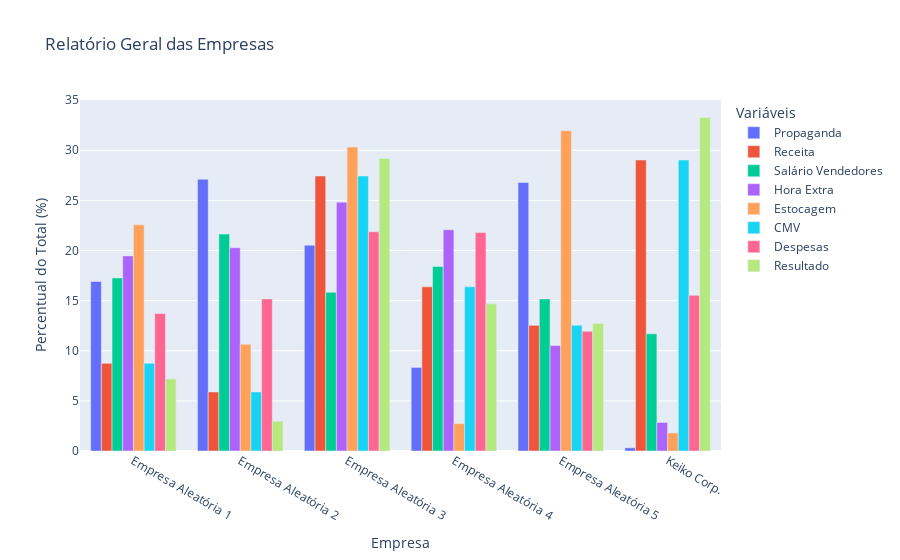
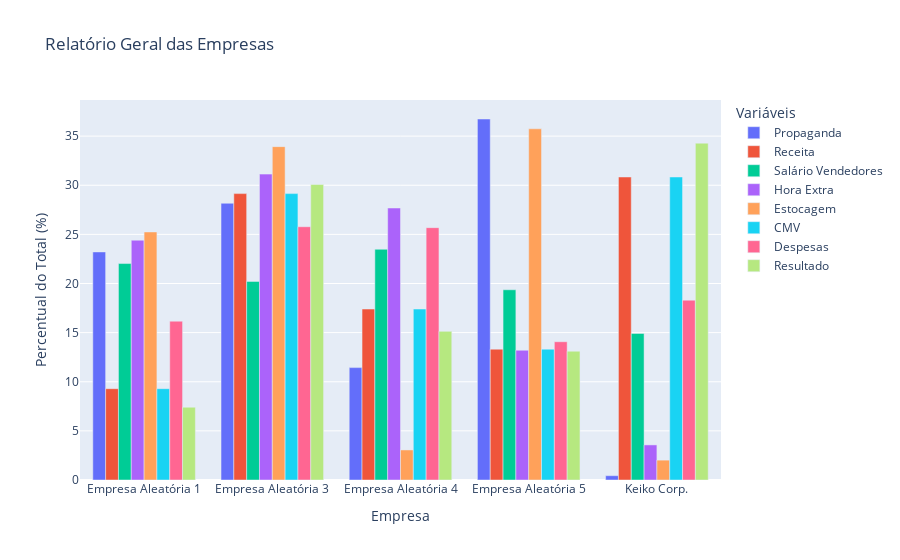
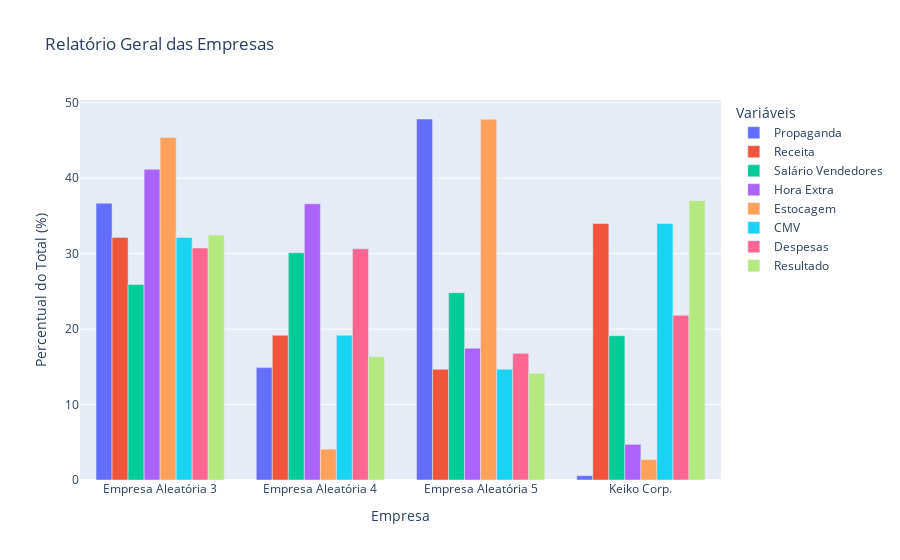
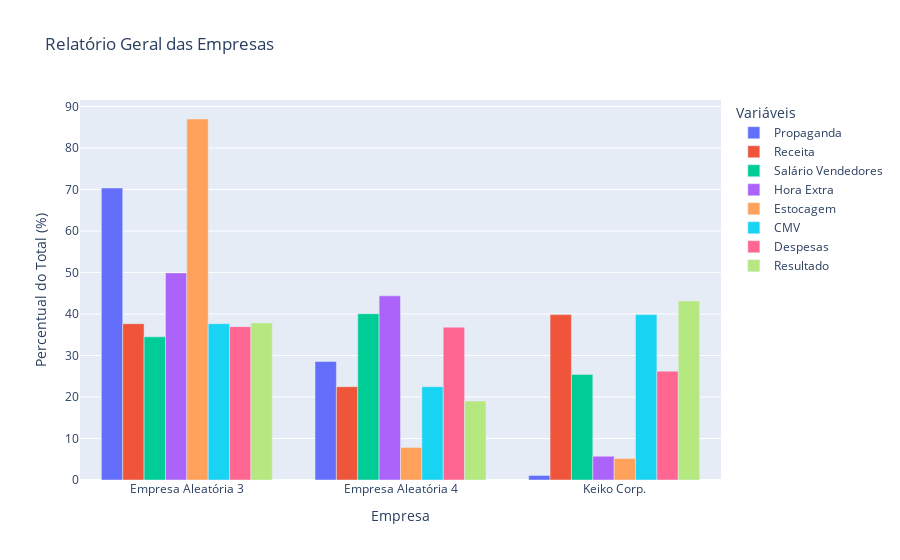

Notebook code for these charts, in order:
### Markdown cell above
### With Rounds

### Code cell
for i in range(5):
    print(f"\nRound {i + 1}")
    # se existe só uma empresa, não precisa rodar o simulador
    if len(simulador.empresas) == 1:
        simulador.proximo_round()
        break
    
    simulador.calcular_e_exibir_resultados()

    # se existe mais de uma empresa, plota os gráficos
    if len(simulador.empresas) > 1:
        simulador.plotar_grafico_lucro()
        simulador.plotar_grafico_relatorio_geral()

    # mostra os resultados do round
    simulador.proximo_round()
    time.sleep(3)

### Figure 1 — Plotly figure (JSON) as saved in the notebook; plotly's stock layout.template omitted (floating-point values rounded to 4 significant figures)
{"data": [{"alignmentgroup": "True", "hovertemplate": "Variáveis=Propaganda<br>Empresa=%{x}<br>Percentual do Total (%)=%{y}<extra></extra>", "legendgroup": "Propaganda", "marker": {"color": "#636efa", "pattern": {"shape": ""}}, "name": "Propaganda", "offsetgroup": "Propaganda", "orientation": "v", "showlegend": true, "textposition": "auto", "type": "bar", "x": ["Empresa Aleatória 1", "Empresa Aleatória 2", "Empresa Aleatória 3", "Empresa Aleatória 4", "Empresa Aleatória 5", "Keiko Corp."], "xaxis": "x", "y": [16.92, 27.11, 20.53, 8.337, 26.78, 0.3197], "yaxis": "y"}, {"alignmentgroup": "True", "hovertemplate": "Variáveis=Receita<br>Empresa=%{x}<br>Percentual do Total (%)=%{y}<extra></extra>", "legendgroup": "Receita", "marker": {"color": "#EF553B", "pattern": {"shape": ""}}, "name": "Receita", "offsetgroup": "Receita", "orientation": "v", "showlegend": true, "textposition": "auto", "type": "bar", "x": ["Empresa Aleatória 1", "Empresa Aleatória 2", "Empresa Aleatória 3", "Empresa Aleatória 4", "Empresa Aleatória 5", "Keiko Corp."], "xaxis": "x", "y": [8.746, 5.889, 27.43, 16.38, 12.53, 29.02], "yaxis": "y"}, {"alignmentgroup": "True", "hovertemplate": "Variáveis=Salário Vendedores<br>Empresa=%{x}<br>Percentual do Total (%)=%{y}<extra></extra>", "legendgroup": "Salário Vendedores", "marker": {"color": "#00cc96", "pattern": {"shape": ""}}, "name": "Salário Vendedores", "offsetgroup": "Salário Vendedores", "orientation": "v", "showlegend": true, "textposition": "auto", "type": "bar", "x": ["Empresa Aleatória 1", "Empresa Aleatória 2", "Empresa Aleatória 3", "Empresa Aleatória 4", "Empresa Aleatória 5", "Keiko Corp."], "xaxis": "x", "y": [17.26, 21.64, 15.84, 18.4, 15.17, 11.69], "yaxis": "y"}, {"alignmentgroup": "True", "hovertemplate": "Variáveis=Hora Extra<br>Empresa=%{x}<br>Percentual do Total (%)=%{y}<extra></extra>", "legendgroup": "Hora Extra", "marker": {"color": "#ab63fa", "pattern": {"shape": ""}}, "name": "Hora Extra", "offsetgroup": "Hora Extra", "orientation": "v", "showlegend": true, "textposition": "auto", "type": "bar", "x": ["Empresa Aleatória 1", "Empresa Aleatória 2", "Empresa Aleatória 3", "Empresa Aleatória 4", "Empresa Aleatória 5", "Keiko Corp."], "xaxis": "x", "y": [19.46, 20.27, 24.82, 22.07, 10.53, 2.848], "yaxis": "y"}, {"alignmentgroup": "True", "hovertemplate": "Variáveis=Estocagem<br>Empresa=%{x}<br>Percentual do Total (%)=%{y}<extra></extra>", "legendgroup": "Estocagem", "marker": {"color": "#FFA15A", "pattern": {"shape": ""}}, "name": "Estocagem", "offsetgroup": "Estocagem", "orientation": "v", "showlegend": true, "textposition": "auto", "type": "bar", "x": ["Empresa Aleatória 1", "Empresa Aleatória 2", "Empresa Aleatória 3", "Empresa Aleatória 4", "Empresa Aleatória 5", "Keiko Corp."], "xaxis": "x", "y": [22.56, 10.65, 30.32, 2.732, 31.94, 1.806], "yaxis": "y"}, {"alignmentgroup": "True", "hovertemplate": "Variáveis=CMV<br>Empresa=%{x}<br>Percentual do Total (%)=%{y}<extra></extra>", "legendgroup": "CMV", "marker": {"color": "#19d3f3", "pattern": {"shape": ""}}, "name": "CMV", "offsetgroup": "CMV", "orientation": "v", "showlegend": true, "textposition": "auto", "type": "bar", "x": ["Empresa Aleatória 1", "Empresa Aleatória 2", "Empresa Aleatória 3", "Empresa Aleatória 4", "Empresa Aleatória 5", "Keiko Corp."], "xaxis": "x", "y": [8.746, 5.889, 27.43, 16.38, 12.53, 29.02], "yaxis": "y"}, {"alignmentgroup": "True", "hovertemplate": "Variáveis=Despesas<br>Empresa=%{x}<br>Percentual do Total (%)=%{y}<extra></extra>", "legendgroup": "Despesas", "marker": {"color": "#FF6692", "pattern": {"shape": ""}}, "name": "Despesas", "offsetgroup": "Despesas", "orientation": "v", "showlegend": true, "textposition": "auto", "type": "bar", "x": ["Empresa Aleatória 1", "Empresa Aleatória 2", "Empresa Aleatória 3", "Empresa Aleatória 4", "Empresa Aleatória 5", "Keiko Corp."], "xaxis": "x", "y": [13.71, 15.17, 21.87, 21.79, 11.94, 15.52], "yaxis": "y"}, {"alignmentgroup": "True", "hovertemplate": "Variáveis=Resultado<br>Empresa=%{x}<br>Percentual do Total (%)=%{y}<extra></extra>", "legendgroup": "Resultado", "marker": {"color": "#B6E880", "pattern": {"shape": ""}}, "name": "Resultado", "offsetgroup": "Resultado", "orientation": "v", "showlegend": true, "textposition": "auto", "type": "bar", "x": ["Empresa Aleatória 1", "Empresa Aleatória 2", "Empresa Aleatória 3", "Empresa Aleatória 4", "Empresa Aleatória 5", "Keiko Corp."], "xaxis": "x", "y": [7.186, 2.974, 29.18, 14.68, 12.72, 33.26], "yaxis": "y"}], "layout": {"barmode": "group", "legend": {"title": {"text": "Variáveis"}, "tracegroupgap": 0}, "title": {"text": "Relatório Geral das Empresas"}, "xaxis": {"anchor": "y", "domain": [0, 1], "title": {"text": "Empresa"}}, "yaxis": {"anchor": "x", "domain": [0, 1], "title": {"text": "Percentual do Total (%)"}}}}

### Figure 2 — Plotly figure (JSON) as saved in the notebook; plotly's stock layout.template omitted (floating-point values rounded to 4 significant figures)
{"data": [{"alignmentgroup": "True", "hovertemplate": "Variáveis=Propaganda<br>Empresa=%{x}<br>Percentual do Total (%)=%{y}<extra></extra>", "legendgroup": "Propaganda", "marker": {"color": "#636efa", "pattern": {"shape": ""}}, "name": "Propaganda", "offsetgroup": "Propaganda", "orientation": "v", "showlegend": true, "textposition": "auto", "type": "bar", "x": ["Empresa Aleatória 1", "Empresa Aleatória 3", "Empresa Aleatória 4", "Empresa Aleatória 5", "Keiko Corp."], "xaxis": "x", "y": [23.21, 28.17, 11.44, 36.74, 0.4386], "yaxis": "y"}, {"alignmentgroup": "True", "hovertemplate": "Variáveis=Receita<br>Empresa=%{x}<br>Percentual do Total (%)=%{y}<extra></extra>", "legendgroup": "Receita", "marker": {"color": "#EF553B", "pattern": {"shape": ""}}, "name": "Receita", "offsetgroup": "Receita", "orientation": "v", "showlegend": true, "textposition": "auto", "type": "bar", "x": ["Empresa Aleatória 1", "Empresa Aleatória 3", "Empresa Aleatória 4", "Empresa Aleatória 5", "Keiko Corp."], "xaxis": "x", "y": [9.293, 29.15, 17.4, 13.32, 30.84], "yaxis": "y"}, {"alignmentgroup": "True", "hovertemplate": "Variáveis=Salário Vendedores<br>Empresa=%{x}<br>Percentual do Total (%)=%{y}<extra></extra>", "legendgroup": "Salário Vendedores", "marker": {"color": "#00cc96", "pattern": {"shape": ""}}, "name": "Salário Vendedores", "offsetgroup": "Salário Vendedores", "orientation": "v", "showlegend": true, "textposition": "auto", "type": "bar", "x": ["Empresa Aleatória 1", "Empresa Aleatória 3", "Empresa Aleatória 4", "Empresa Aleatória 5", "Keiko Corp."], "xaxis": "x", "y": [22.03, 20.21, 23.48, 19.36, 14.91], "yaxis": "y"}, {"alignmentgroup": "True", "hovertemplate": "Variáveis=Hora Extra<br>Empresa=%{x}<br>Percentual do Total (%)=%{y}<extra></extra>", "legendgroup": "Hora Extra", "marker": {"color": "#ab63fa", "pattern": {"shape": ""}}, "name": "Hora Extra", "offsetgroup": "Hora Extra", "orientation": "v", "showlegend": true, "textposition": "auto", "type": "bar", "x": ["Empresa Aleatória 1", "Empresa Aleatória 3", "Empresa Aleatória 4", "Empresa Aleatória 5", "Keiko Corp."], "xaxis": "x", "y": [24.41, 31.13, 27.68, 13.2, 3.572], "yaxis": "y"}, {"alignmentgroup": "True", "hovertemplate": "Variáveis=Estocagem<br>Empresa=%{x}<br>Percentual do Total (%)=%{y}<extra></extra>", "legendgroup": "Estocagem", "marker": {"color": "#FFA15A", "pattern": {"shape": ""}}, "name": "Estocagem", "offsetgroup": "Estocagem", "orientation": "v", "showlegend": true, "textposition": "auto", "type": "bar", "x": ["Empresa Aleatória 1", "Empresa Aleatória 3", "Empresa Aleatória 4", "Empresa Aleatória 5", "Keiko Corp."], "xaxis": "x", "y": [25.25, 33.93, 3.058, 35.74, 2.021], "yaxis": "y"}, {"alignmentgroup": "True", "hovertemplate": "Variáveis=CMV<br>Empresa=%{x}<br>Percentual do Total (%)=%{y}<extra></extra>", "legendgroup": "CMV", "marker": {"color": "#19d3f3", "pattern": {"shape": ""}}, "name": "CMV", "offsetgroup": "CMV", "orientation": "v", "showlegend": true, "textposition": "auto", "type": "bar", "x": ["Empresa Aleatória 1", "Empresa Aleatória 3", "Empresa Aleatória 4", "Empresa Aleatória 5", "Keiko Corp."], "xaxis": "x", "y": [9.293, 29.15, 17.4, 13.32, 30.84], "yaxis": "y"}, {"alignmentgroup": "True", "hovertemplate": "Variáveis=Despesas<br>Empresa=%{x}<br>Percentual do Total (%)=%{y}<extra></extra>", "legendgroup": "Despesas", "marker": {"color": "#FF6692", "pattern": {"shape": ""}}, "name": "Despesas", "offsetgroup": "Despesas", "orientation": "v", "showlegend": true, "textposition": "auto", "type": "bar", "x": ["Empresa Aleatória 1", "Empresa Aleatória 3", "Empresa Aleatória 4", "Empresa Aleatória 5", "Keiko Corp."], "xaxis": "x", "y": [16.16, 25.78, 25.68, 14.07, 18.3], "yaxis": "y"}, {"alignmentgroup": "True", "hovertemplate": "Variáveis=Resultado<br>Empresa=%{x}<br>Percentual do Total (%)=%{y}<extra></extra>", "legendgroup": "Resultado", "marker": {"color": "#B6E880", "pattern": {"shape": ""}}, "name": "Resultado", "offsetgroup": "Resultado", "orientation": "v", "showlegend": true, "textposition": "auto", "type": "bar", "x": ["Empresa Aleatória 1", "Empresa Aleatória 3", "Empresa Aleatória 4", "Empresa Aleatória 5", "Keiko Corp."], "xaxis": "x", "y": [7.407, 30.07, 15.13, 13.11, 34.28], "yaxis": "y"}], "layout": {"barmode": "group", "legend": {"title": {"text": "Variáveis"}, "tracegroupgap": 0}, "title": {"text": "Relatório Geral das Empresas"}, "xaxis": {"anchor": "y", "domain": [0, 1], "title": {"text": "Empresa"}}, "yaxis": {"anchor": "x", "domain": [0, 1], "title": {"text": "Percentual do Total (%)"}}}}

### Figure 3 — Plotly figure (JSON) as saved in the notebook; plotly's stock layout.template omitted (floating-point values rounded to 4 significant figures)
{"data": [{"alignmentgroup": "True", "hovertemplate": "Variáveis=Propaganda<br>Empresa=%{x}<br>Percentual do Total (%)=%{y}<extra></extra>", "legendgroup": "Propaganda", "marker": {"color": "#636efa", "pattern": {"shape": ""}}, "name": "Propaganda", "offsetgroup": "Propaganda", "orientation": "v", "showlegend": true, "textposition": "auto", "type": "bar", "x": ["Empresa Aleatória 3", "Empresa Aleatória 4", "Empresa Aleatória 5", "Keiko Corp."], "xaxis": "x", "y": [36.68, 14.9, 47.85, 0.5711], "yaxis": "y"}, {"alignmentgroup": "True", "hovertemplate": "Variáveis=Receita<br>Empresa=%{x}<br>Percentual do Total (%)=%{y}<extra></extra>", "legendgroup": "Receita", "marker": {"color": "#EF553B", "pattern": {"shape": ""}}, "name": "Receita", "offsetgroup": "Receita", "orientation": "v", "showlegend": true, "textposition": "auto", "type": "bar", "x": ["Empresa Aleatória 3", "Empresa Aleatória 4", "Empresa Aleatória 5", "Keiko Corp."], "xaxis": "x", "y": [32.14, 19.18, 14.68, 34.0], "yaxis": "y"}, {"alignmentgroup": "True", "hovertemplate": "Variáveis=Salário Vendedores<br>Empresa=%{x}<br>Percentual do Total (%)=%{y}<extra></extra>", "legendgroup": "Salário Vendedores", "marker": {"color": "#00cc96", "pattern": {"shape": ""}}, "name": "Salário Vendedores", "offsetgroup": "Salário Vendedores", "orientation": "v", "showlegend": true, "textposition": "auto", "type": "bar", "x": ["Empresa Aleatória 3", "Empresa Aleatória 4", "Empresa Aleatória 5", "Keiko Corp."], "xaxis": "x", "y": [25.92, 30.12, 24.83, 19.13], "yaxis": "y"}, {"alignmentgroup": "True", "hovertemplate": "Variáveis=Hora Extra<br>Empresa=%{x}<br>Percentual do Total (%)=%{y}<extra></extra>", "legendgroup": "Hora Extra", "marker": {"color": "#ab63fa", "pattern": {"shape": ""}}, "name": "Hora Extra", "offsetgroup": "Hora Extra", "orientation": "v", "showlegend": true, "textposition": "auto", "type": "bar", "x": ["Empresa Aleatória 3", "Empresa Aleatória 4", "Empresa Aleatória 5", "Keiko Corp."], "xaxis": "x", "y": [41.18, 36.62, 17.47, 4.725], "yaxis": "y"}, {"alignmentgroup": "True", "hovertemplate": "Variáveis=Estocagem<br>Empresa=%{x}<br>Percentual do Total (%)=%{y}<extra></extra>", "legendgroup": "Estocagem", "marker": {"color": "#FFA15A", "pattern": {"shape": ""}}, "name": "Estocagem", "offsetgroup": "Estocagem", "orientation": "v", "showlegend": true, "textposition": "auto", "type": "bar", "x": ["Empresa Aleatória 3", "Empresa Aleatória 4", "Empresa Aleatória 5", "Keiko Corp."], "xaxis": "x", "y": [45.39, 4.09, 47.82, 2.704], "yaxis": "y"}, {"alignmentgroup": "True", "hovertemplate": "Variáveis=CMV<br>Empresa=%{x}<br>Percentual do Total (%)=%{y}<extra></extra>", "legendgroup": "CMV", "marker": {"color": "#19d3f3", "pattern": {"shape": ""}}, "name": "CMV", "offsetgroup": "CMV", "orientation": "v", "showlegend": true, "textposition": "auto", "type": "bar", "x": ["Empresa Aleatória 3", "Empresa Aleatória 4", "Empresa Aleatória 5", "Keiko Corp."], "xaxis": "x", "y": [32.14, 19.18, 14.68, 34.0], "yaxis": "y"}, {"alignmentgroup": "True", "hovertemplate": "Variáveis=Despesas<br>Empresa=%{x}<br>Percentual do Total (%)=%{y}<extra></extra>", "legendgroup": "Despesas", "marker": {"color": "#FF6692", "pattern": {"shape": ""}}, "name": "Despesas", "offsetgroup": "Despesas", "orientation": "v", "showlegend": true, "textposition": "auto", "type": "bar", "x": ["Empresa Aleatória 3", "Empresa Aleatória 4", "Empresa Aleatória 5", "Keiko Corp."], "xaxis": "x", "y": [30.75, 30.64, 16.79, 21.83], "yaxis": "y"}, {"alignmentgroup": "True", "hovertemplate": "Variáveis=Resultado<br>Empresa=%{x}<br>Percentual do Total (%)=%{y}<extra></extra>", "legendgroup": "Resultado", "marker": {"color": "#B6E880", "pattern": {"shape": ""}}, "name": "Resultado", "offsetgroup": "Resultado", "orientation": "v", "showlegend": true, "textposition": "auto", "type": "bar", "x": ["Empresa Aleatória 3", "Empresa Aleatória 4", "Empresa Aleatória 5", "Keiko Corp."], "xaxis": "x", "y": [32.48, 16.34, 14.16, 37.02], "yaxis": "y"}], "layout": {"barmode": "group", "legend": {"title": {"text": "Variáveis"}, "tracegroupgap": 0}, "title": {"text": "Relatório Geral das Empresas"}, "xaxis": {"anchor": "y", "domain": [0, 1], "title": {"text": "Empresa"}}, "yaxis": {"anchor": "x", "domain": [0, 1], "title": {"text": "Percentual do Total (%)"}}}}

### Figure 4 — Plotly figure (JSON) as saved in the notebook; plotly's stock layout.template omitted (floating-point values rounded to 4 significant figures)
{"data": [{"alignmentgroup": "True", "hovertemplate": "Variáveis=Propaganda<br>Empresa=%{x}<br>Percentual do Total (%)=%{y}<extra></extra>", "legendgroup": "Propaganda", "marker": {"color": "#636efa", "pattern": {"shape": ""}}, "name": "Propaganda", "offsetgroup": "Propaganda", "orientation": "v", "showlegend": true, "textposition": "auto", "type": "bar", "x": ["Empresa Aleatória 3", "Empresa Aleatória 4", "Keiko Corp."], "xaxis": "x", "y": [70.34, 28.56, 1.095], "yaxis": "y"}, {"alignmentgroup": "True", "hovertemplate": "Variáveis=Receita<br>Empresa=%{x}<br>Percentual do Total (%)=%{y}<extra></extra>", "legendgroup": "Receita", "marker": {"color": "#EF553B", "pattern": {"shape": ""}}, "name": "Receita", "offsetgroup": "Receita", "orientation": "v", "showlegend": true, "textposition": "auto", "type": "bar", "x": ["Empresa Aleatória 3", "Empresa Aleatória 4", "Keiko Corp."], "xaxis": "x", "y": [37.66, 22.49, 39.85], "yaxis": "y"}, {"alignmentgroup": "True", "hovertemplate": "Variáveis=Salário Vendedores<br>Empresa=%{x}<br>Percentual do Total (%)=%{y}<extra></extra>", "legendgroup": "Salário Vendedores", "marker": {"color": "#00cc96", "pattern": {"shape": ""}}, "name": "Salário Vendedores", "offsetgroup": "Salário Vendedores", "orientation": "v", "showlegend": true, "textposition": "auto", "type": "bar", "x": ["Empresa Aleatória 3", "Empresa Aleatória 4", "Keiko Corp."], "xaxis": "x", "y": [34.49, 40.07, 25.45], "yaxis": "y"}, {"alignmentgroup": "True", "hovertemplate": "Variáveis=Hora Extra<br>Empresa=%{x}<br>Percentual do Total (%)=%{y}<extra></extra>", "legendgroup": "Hora Extra", "marker": {"color": "#ab63fa", "pattern": {"shape": ""}}, "name": "Hora Extra", "offsetgroup": "Hora Extra", "orientation": "v", "showlegend": true, "textposition": "auto", "type": "bar", "x": ["Empresa Aleatória 3", "Empresa Aleatória 4", "Keiko Corp."], "xaxis": "x", "y": [49.9, 44.37, 5.725], "yaxis": "y"}, {"alignmentgroup": "True", "hovertemplate": "Variáveis=Estocagem<br>Empresa=%{x}<br>Percentual do Total (%)=%{y}<extra></extra>", "legendgroup": "Estocagem", "marker": {"color": "#FFA15A", "pattern": {"shape": ""}}, "name": "Estocagem", "offsetgroup": "Estocagem", "orientation": "v", "showlegend": true, "textposition": "auto", "type": "bar", "x": ["Empresa Aleatória 3", "Empresa Aleatória 4", "Keiko Corp."], "xaxis": "x", "y": [86.98, 7.838, 5.181], "yaxis": "y"}, {"alignmentgroup": "True", "hovertemplate": "Variáveis=CMV<br>Empresa=%{x}<br>Percentual do Total (%)=%{y}<extra></extra>", "legendgroup": "CMV", "marker": {"color": "#19d3f3", "pattern": {"shape": ""}}, "name": "CMV", "offsetgroup": "CMV", "orientation": "v", "showlegend": true, "textposition": "auto", "type": "bar", "x": ["Empresa Aleatória 3", "Empresa Aleatória 4", "Keiko Corp."], "xaxis": "x", "y": [37.66, 22.49, 39.85], "yaxis": "y"}, {"alignmentgroup": "True", "hovertemplate": "Variáveis=Despesas<br>Empresa=%{x}<br>Percentual do Total (%)=%{y}<extra></extra>", "legendgroup": "Despesas", "marker": {"color": "#FF6692", "pattern": {"shape": ""}}, "name": "Despesas", "offsetgroup": "Despesas", "orientation": "v", "showlegend": true, "textposition": "auto", "type": "bar", "x": ["Empresa Aleatória 3", "Empresa Aleatória 4", "Keiko Corp."], "xaxis": "x", "y": [36.95, 36.82, 26.23], "yaxis": "y"}, {"alignmentgroup": "True", "hovertemplate": "Variáveis=Resultado<br>Empresa=%{x}<br>Percentual do Total (%)=%{y}<extra></extra>", "legendgroup": "Resultado", "marker": {"color": "#B6E880", "pattern": {"shape": ""}}, "name": "Resultado", "offsetgroup": "Resultado", "orientation": "v", "showlegend": true, "textposition": "auto", "type": "bar", "x": ["Empresa Aleatória 3", "Empresa Aleatória 4", "Keiko Corp."], "xaxis": "x", "y": [37.84, 19.03, 43.13], "yaxis": "y"}], "layout": {"barmode": "group", "legend": {"title": {"text": "Variáveis"}, "tracegroupgap": 0}, "title": {"text": "Relatório Geral das Empresas"}, "xaxis": {"anchor": "y", "domain": [0, 1], "title": {"text": "Empresa"}}, "yaxis": {"anchor": "x", "domain": [0, 1], "title": {"text": "Percentual do Total (%)"}}}}
